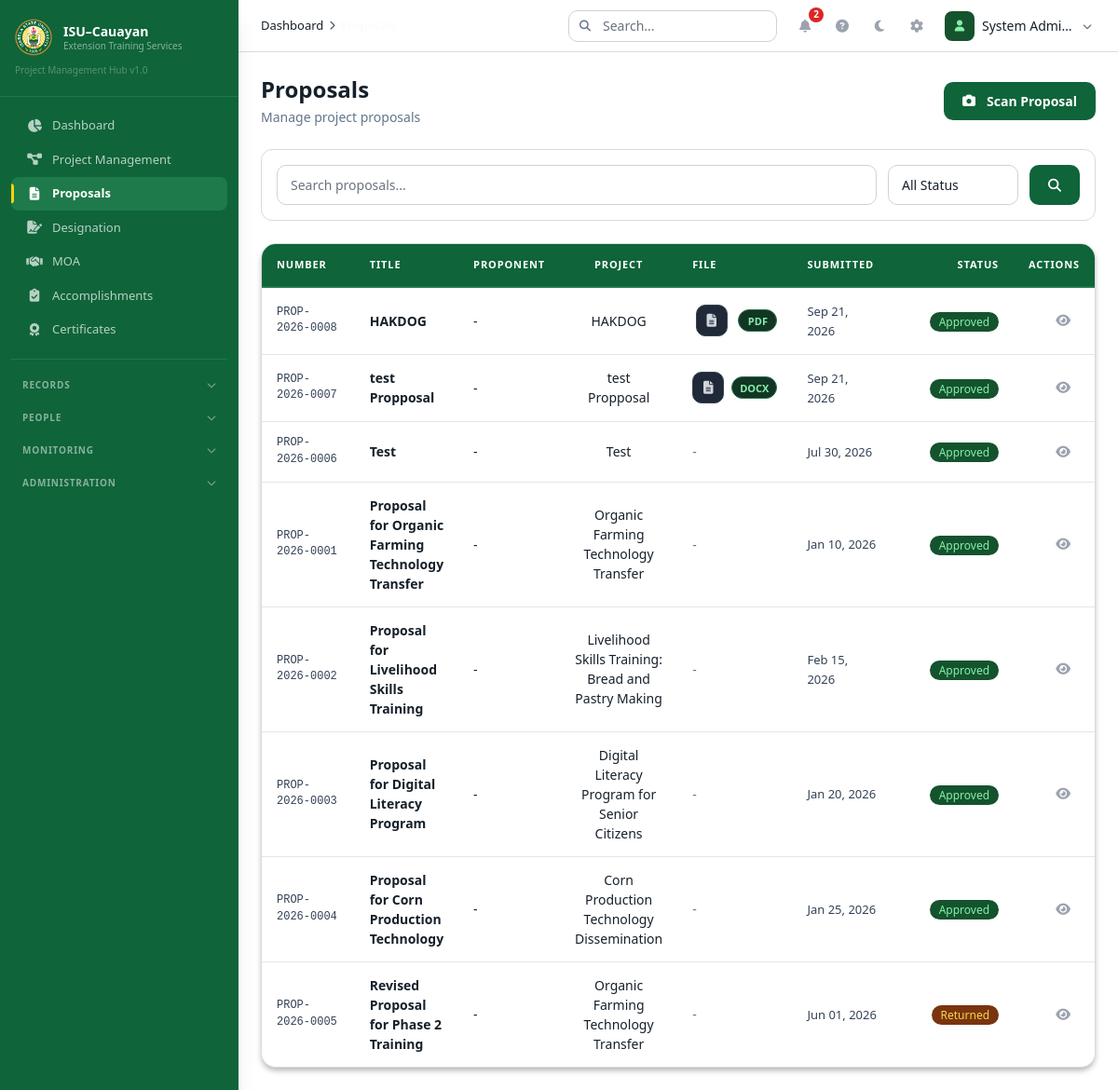
/index.php?module=proposals (signed in), run on the app's committed database.
### tables this page shows
CREATE TABLE `proposals` (
  `id` int(11) NOT NULL,
  `proposal_number` varchar(30) NOT NULL,
  `project_id` int(11) DEFAULT NULL,
  `title` varchar(255) NOT NULL,
  `submitted_by` int(11) NOT NULL,
  `date_submitted` date DEFAULT NULL,
  `status` enum('draft','submitted','under_review','approved','returned','rejected') NOT NULL DEFAULT 'draft',
  `reviewed_by` int(11) DEFAULT NULL,
  `reviewed_at` datetime DEFAULT NULL,
  `remarks` text DEFAULT NULL,
  `attachment` varchar(255) DEFAULT NULL,
  `version` int(11) NOT NULL DEFAULT 1,
  `created_at` datetime NOT NULL DEFAULT current_timestamp(),
  `updated_at` datetime NOT NULL DEFAULT current_timestamp() ON UPDATE current_timestamp()
);

CREATE TABLE `projects` (
  `id` int(11) NOT NULL,
  `project_code` varchar(30) NOT NULL,
  `program_id` int(11) DEFAULT NULL,
  `title` varchar(255) NOT NULL,
  `description` text DEFAULT NULL,
  `start_date` date DEFAULT NULL,
  `end_date` date DEFAULT NULL,
  `budget` decimal(15,2) NOT NULL DEFAULT 0.00,
  `funding_source_id` int(11) DEFAULT NULL,
  `partner_agency_id` int(11) DEFAULT NULL,
  `beneficiary_group_id` int(11) DEFAULT NULL,
  `location` varchar(255) DEFAULT NULL,
  `objectives` text DEFAULT NULL,
  `expected_outputs` text DEFAULT NULL,
  `status` enum('draft','pending','approved','ongoing','completed','cancelled','archived') NOT NULL DEFAULT 'draft',
  `completion_percentage` int(3) NOT NULL DEFAULT 0,
  `created_by` int(11) NOT NULL,
  `created_at` datetime NOT NULL DEFAULT current_timestamp(),
  `updated_at` datetime NOT NULL DEFAULT current_timestamp() ON UPDATE current_timestamp(),
  `deleted_at` datetime DEFAULT NULL
);

### controllers/Controllers.php (called while the page is built, shortened)
<?php
require_once __DIR__ . '/../config/helpers.php';
require_once __DIR__ . '/../includes/AssignmentVisibility.php';
class ProposalController {
    public function index() {
        $page = max(1, intval($_GET['page'] ?? 1));
        $limit = ITEMS_PER_PAGE;
        $offset = ($page - 1) * $limit;
        $result = AssignmentVisibility::getVisibleProposals($_GET['search'] ?? '', $_GET['status'] ?? '', $limit, $offset);
        $proposals = $result['data'];
        require_once __DIR__ . '/../layouts/header.php';
        require_once __DIR__ . '/../views/proposals/index.php';
        require_once __DIR__ . '/../layouts/footer.php';
    }
}

### includes/AssignmentVisibility.php (called while the page is built, shortened)
<?php
class AssignmentVisibility {
    private static function getUserId() {
        return $_SESSION['user_id'] ?? 0;
    }
    private static function isFaculty() { return ($_SESSION['role'] ?? '') === 'faculty'; }
    public static function getVisibleProposals($search = '', $status = '', $limit = 50, $offset = 0) {
        $facultyId = self::isFaculty() ? self::getFacultyId() : null;
        $where = " WHERE 1=1";
        $params = [];
        $countSql = "SELECT COUNT(*) as count FROM proposals pr{$where}";
        $stmt = db()->prepare($countSql);
        $stmt->execute($params);
        $total = (int)$stmt->fetch()['count'];
        $sql = "SELECT pr.*, p.title as project_title, CONCAT(fp.first_name, ' ', fp.last_name) as submitter_name FROM proposals pr LEFT JOIN projects p ON pr.project_id = p.id LEFT JOIN faculty_profiles fp ON pr.submitted_by = fp.user_id{$where} ORDER BY pr.created_at DESC LIMIT ? OFFSET ?";
        $params[] = $limit; $params[] = $offset;
        $stmt = db()->prepare($sql);
        $stmt->execute($params);
        return ['data' => $stmt->fetchAll(), 'total' => $total];
    }
}

### config/Database.php (called while the page is built, shortened)
<?php
class Database {
    private static $instance = null;
    private $conn;
    private function __construct() {
        try {
            $dsn = "mysql:host=" . DB_HOST . ";dbname=" . DB_NAME . ";charset=" . DB_CHARSET;
            $this->conn = new PDO($dsn, DB_USER, DB_PASS, [
                PDO::ATTR_ERRMODE => PDO::ERRMODE_EXCEPTION,
                PDO::ATTR_DEFAULT_FETCH_MODE => PDO::FETCH_ASSOC,
                PDO::ATTR_EMULATE_PREPARES => false,
            ]);
        } catch (PDOException $e) {
            die("Database connection failed: " . $e->getMessage());
        }
    }
    public static function getInstance() {
        if (self::$instance === null) self::$instance = new self();
        return self::$instance;
    }
    public function getConnection() { return $this->conn; }
}

### views/proposals/index.php (the view, shortened to what this page needs)
<div class="flex flex-col md:flex-row md:items-center justify-between gap-4 mb-6">
    <div><h1 class="text-2xl font-bold text-[#F9FAFB]">Proposals</h1><p class="text-[#9CA3AF] text-sm mt-1">Manage project proposals</p></div>
    <?php if ($_SESSION['role'] === 'admin'): ?>
        <button onclick="openProposalSubmit(true)" class="btn-primary"><i class="fas fa-camera mr-1"></i> Scan Proposal</button>
    <?php elseif ($_SESSION['role'] === 'faculty'): ?>
        <button onclick="openProposalSubmit(false)" class="btn-primary"><i class="fas fa-plus mr-1"></i> Add Proposal</button>
    <?php endif; ?>
</div>
<div class="filter-bar mb-6">
    <form method="GET" class="flex flex-col md:flex-row gap-3">
        <div class="flex-1"><input type="text" name="search" placeholder="Search proposals..." value="<?= e($_GET['search'] ?? '') ?>" class="filter-input"></div>
        <select name="status" class="filter-select"><option value="">All Status</option></select>
        <button type="submit" class="btn-primary"><i class="fas fa-search"></i></button>
    </form>
</div>
<div id="proposalsTable">
    <div class="data-table-container">
        <?php if (empty($proposals)): ?>
            <div class="empty-state"><div class="empty-state-icon"><i class="fas fa-file-alt"></i></div><h3 class="empty-state-title">No proposals found</h3></div>
        <?php else: ?>
            <div class="overflow-x-auto"><table class="data-table proposals-table"><thead><tr><th>Number</th><th>Title</th><th>Proponent</th><th>Project</th><th>File</th><th>Submitted</th><th>Status</th><th>Actions</th></tr></thead><tbody>
                <?php foreach ($proposals as $i => $p): ?>
                    <tr class="animate-row" style="animation-delay:<?= $i * 0.05 ?>s">
                        <td data-label="Number"><span class="table-code"><?= e($p['proposal_number']) ?></span></td>
                        <td data-label="Title"><span class="table-title"><?= e($p['title']) ?></span></td>
                        <td data-label="Proponent"><span class="text-[#D1D5DB]"><?= e($p['proponent'] ?? '-') ?></span></td>
                        <td data-label="Project"><span class="text-[#D1D5DB]"><?= e($p['project_title'] ?? $p['title'] ?? '-') ?></span></td>
                        <td data-label="File"><?php if (!empty($p['attachment'])): ?><div class="flex items-center justify-center gap-2"><button type="button" onclick="previewProposalFile(<?= (int)$p['id'] ?>, <?= htmlspecialchars(json_encode($p['title'] ?? 'Proposal'), ENT_QUOTES, 'UTF-8') ?>)" class="action-btn proposal-file-action" title="Preview uploaded proposal" aria-label="Preview uploaded proposal"><i class="fas fa-file-alt text-sm"></i></button><span class="file-extension-pill"><?= e(strtoupper(pathinfo($p['attachment'], PATHINFO_EXTENSION))) ?></span></div><?php else: ?><span class="text-[#6B7280]">-</span><?php endif; ?></td>
                        <td data-label="Submitted"><span class="table-date"><?= formatDate($p['date_submitted']) ?></span></td>
                        <td data-label="Status"><?= getStatusBadge($p['status']) ?></td>
                        <td data-label="Actions">
                            <div class="flex items-center justify-end gap-1">
                                <button onclick="viewProposal(<?= $p['id'] ?>, this)" class="action-btn" data-loading title="View"><i class="fas fa-eye text-sm"></i></button>
                            </div>
                        </td>
                    </tr>
                <?php endforeach; ?>
            </tbody></table></div>
        <?php endif; ?>
    </div>
</div>

### config/helpers.php (shortened to what this page needs)
<?php
require_once __DIR__ . '/Database.php';
function db() { return Database::getInstance()->getConnection(); }
function e($str) { return htmlspecialchars($str ?? '', ENT_QUOTES, 'UTF-8'); }
function formatDate($date, $format = DATE_FORMAT) { return empty($date) ? '-' : date($format, strtotime($date)); }
function getStatusBadge($status) {
    $classes = [
        'draft' => 'bg-[#374151] text-[#E5E7EB]',
        'pending' => 'bg-[#78350F] text-[#FCD34D]',
        'submitted' => 'bg-[#1E3A8A] text-[#BFDBFE]',
        'under_review' => 'bg-[#1E3A8A] text-[#BFDBFE]',
        'active' => 'bg-[#14532D] text-[#86EFAC]',
        'ongoing' => 'bg-[#14532D] text-[#86EFAC]',
        'approved' => 'bg-[#14532D] text-[#86EFAC]',
        'completed' => 'bg-[#14532D] text-[#86EFAC]',
        'archived' => 'bg-[#374151] text-[#9CA3AF]',
        'returned' => 'bg-[#78350F] text-[#FCD34D]',
        'rejected' => 'bg-[#7F1D1D] text-[#FCA5A5]',
        'cancelled' => 'bg-[#7F1D1D] text-[#FCA5A5]',
        'expired' => 'bg-[#7F1D1D] text-[#FCA5A5]',
        'terminated' => 'bg-[#7F1D1D] text-[#FCA5A5]',
        'planned' => 'bg-[#374151] text-[#E5E7EB]',
        'in_progress' => 'bg-[#1E3A8A] text-[#BFDBFE]',
        'generated' => 'bg-[#1E3A8A] text-[#BFDBFE]',
        'printed' => 'bg-[#78350F] text-[#FCD34D]',
        'claimed' => 'bg-[#14532D] text-[#86EFAC]',
    ];
    $labels = ['under_review' => 'Under Review', 'in_progress' => 'In Progress'];
    $class = $classes[$status] ?? 'bg-[#374151] text-[#E5E7EB]';
    $label = $labels[$status] ?? ucfirst(str_replace('_', ' ', $status));
    return '<span class="px-2.5 py-0.5 rounded-full text-xs font-medium ' . $class . '">' . $label . '</span>';
}

### data on the page
proposals: proposal_number "PROP-2026-0008", title "HAKDOG", proponent "-", attachment "PDF", date_submitted "Sep 21, 2026", status "Approved"
proposals: proposal_number "PROP-2026-0007", title "test Propposal", proponent "-", attachment "DOCX", date_submitted "Sep 21, 2026", status "Approved"
proposals: proposal_number "PROP-2026-0006", title "Test", proponent "-", date_submitted "Jul 30, 2026", status "Approved"
proposals: proposal_number "PROP-2026-0001", title "Proposal for Organic Farming Technology Transfer", proponent "-", project.title "Organic Farming Technology Transfer", date_submitted "Jan 10, 2026", status "Approved"
proposals: proposal_number "PROP-2026-0002", title "Proposal for Livelihood Skills Training", proponent "-", project.title "Livelihood Skills Training: Bread and Pastry Making", date_submitted "Feb 15, 2026", status "Approved"
proposals: proposal_number "PROP-2026-0003", title "Proposal for Digital Literacy Program", proponent "-", project.title "Digital Literacy Program for Senior Citizens", date_submitted "Jan 20, 2026", status "Approved"
proposals: proposal_number "PROP-2026-0004", title "Proposal for Corn Production Technology", proponent "-", project.title "Corn Production Technology Dissemination", date_submitted "Jan 25, 2026", status "Approved"
proposals: proposal_number "PROP-2026-0005", title "Revised Proposal for Phase 2 Training", proponent "-", project.title "Organic Farming Technology Transfer", date_submitted "Jun 01, 2026", status "Returned"

### other printed values
$item['label'] "Dashboard"
$item['label'] "Project Management"
$item['label'] "Proposals"
$item['label'] "Designation"
$item['label'] "MOA"
$item['label'] "Accomplishments"
$item['label'] "Certificates"
$group['label'] "RECORDS"
$group['label'] "PEOPLE"
$group['label'] "MONITORING"
$group['label'] "ADMINISTRATION"
$crumb['label'] "Dashboard"
$notifCount "2"
$user['name'] ?: $user['username'] "System Admi…"
